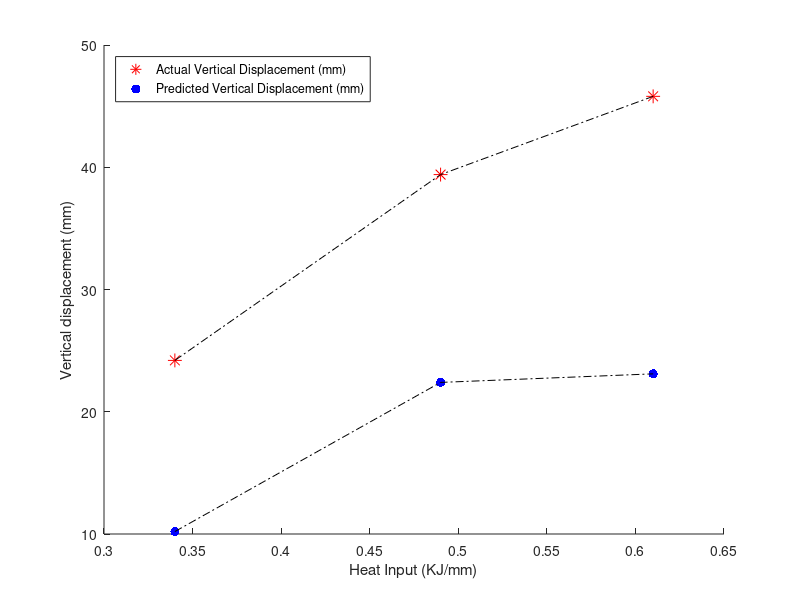
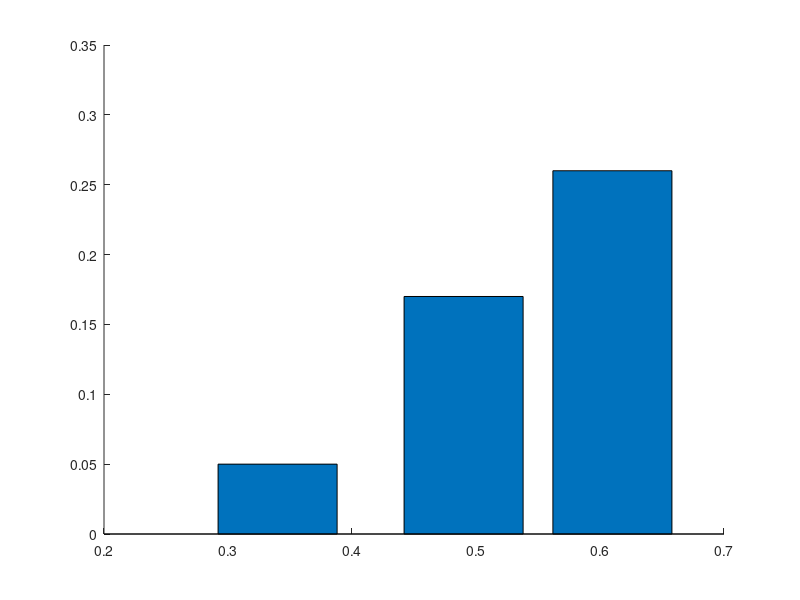

Source code (MATLAB) for these figures, in order: (Note: this script raises an error after producing the figures.)

close all
clc

figure(1)

hold on
plot([0.34,0.49,0.61],[24.2,39.4,45.8],'*','color','red','MarkerSize',10)
plot([0.34,0.49,0.61],[10.2,22.4,23.1],'.','color','blue','MarkerSize',20)
plot([0.34,0.49,0.61],[24.2,39.4,45.8],'-.k')
plot([0.34,0.49,0.61],[10.2,22.4,23.1],'-.k')

legend('Actual Vertical Displacement (mm)','Predicted Vertical Displacement (mm)','Location','northwest')
xlabel('Heat Input (KJ/mm)')
ylabel('Vertical displacement (mm)')


figure (2)
hold on

bar([0.34,0.49,0.61],[0.05,0.17,0.26])

plot(fittedmodel,'--k')




xlabel('Heat Input (KJ/mm)')
ylabel('Angular distortion (rad)')



